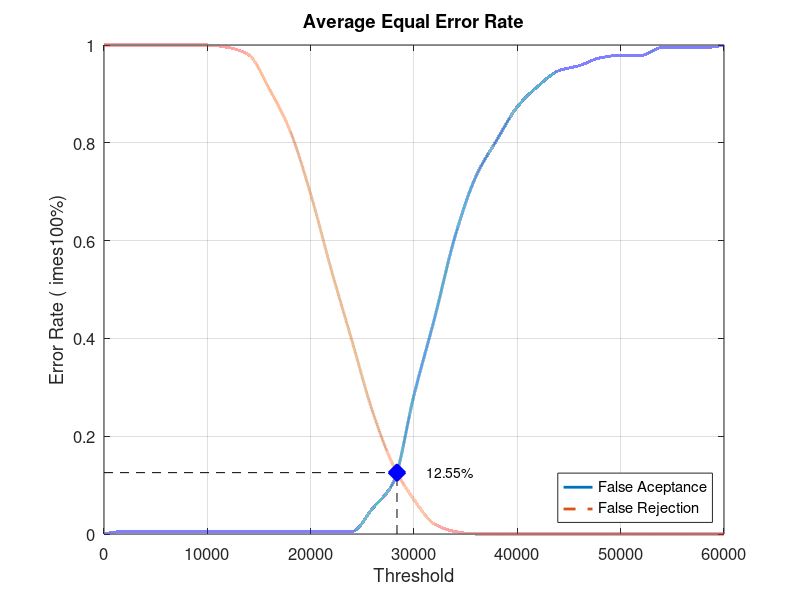
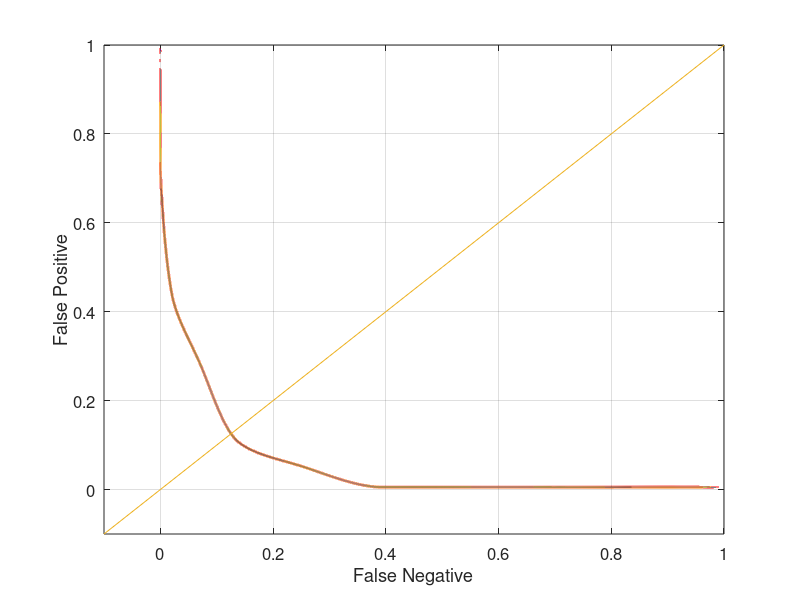

Reproduce these figures in MATLAB, in order.
close all;
clear;
clc;
x = 0:2000:60000;
xq = 0:0.5:60000;

y0 = [0 0.00526316 0.00526316 0.00526316 0.00526316 0.00526316 0.00526316 0.00526316 0.00526316 0.00526316 0.00526316 0.00526316 0.00526316 0.0526316 0.105263 0.284211 0.442105 0.610526 0.731579 0.805263 0.873684 0.915789 0.947368 0.957895 0.973684 0.978947 0.978947 0.994737 0.994737 0.994737 1]
yy0 = interp1(x, y0, xq, 'pchip');
y1 = [1 1 1 1 1 1 0.995 0.98 0.91 0.825 0.695 0.54 0.395 0.25 0.14 0.07 0.02 0.005 0 0 0 0 0 0 0 0 0 0 0 0 0]
yy1 = interp1(x, y1, xq, 'pchip');

% Calculating EER: 
y2 = abs(y0 - y1);
find(y2 == min(y2))
yy2 = abs(yy0 - yy1);
xEER = find(yy2 == min(yy2));
xEERIndex = xq(xEER) % X-axis EER
yEER = yy0(xEER) % Y-axis EER

main = figure
plot(xq, yy0,'-','LineWidth', 2);	hold on
plot(xq, yy1,'--','LineWidth', 2);	hold on
plot([xEERIndex xEERIndex], [0 yEER], 'k--');	hold on
plot([0 xEERIndex], [yEER yEER], 'k--');	hold on
plot(xEERIndex, yEER, 'bx', 'LineWidth', 10);	hold on
text(xEERIndex + 10 * xEERIndex / 100, yEER, [num2str(round((10000 * yEER)) / 100) '%'])
legend('False Aceptance', 'False Rejection', 'Location', 'SouthEast')
xlabel('Threshold')
ylabel('Error Rate (	imes100%)')
title('Average Equal Error Rate')
set(gca, 'FontSize', 12)
axis([0 60000 0 1])
grid on

print(main, 'Database4_3Main', '-dpng');
FNRxFPR = figure('Color', [1 1 1]);
plot(yy1, yy0, '-', yy1, yy0, 'LineWidth', 2);
hold on
y = -0.1:0.1:1
plot(y, y); 
set(gca, 'FontSize', 12)
xlabel('False Negative')
ylabel('False Positive')
axis([-0.1 1 -0.1 1])
set(gca, 'FontSize', 12)
grid on

print(FNRxFPR, 'Database4_3FNRxFPR','-dpng');
